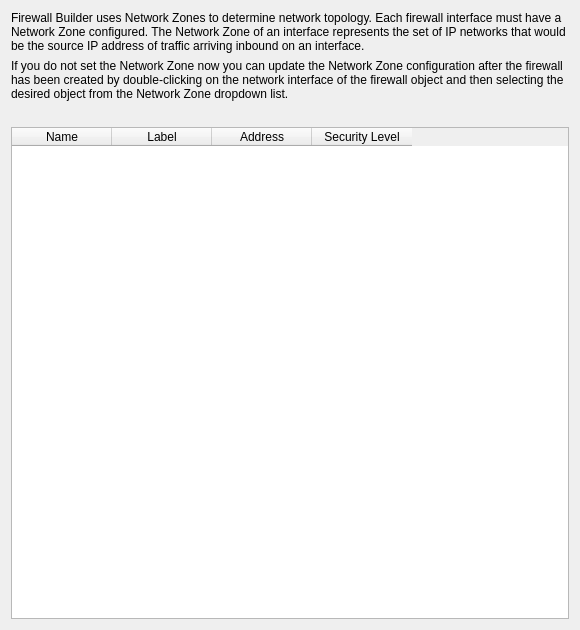
<?xml version="1.0" encoding="UTF-8"?>
<ui version="4.0">
 <class>IC_NetworkZonesPage_q</class>
 <widget class="QWizardPage" name="IC_NetworkZonesPage_q">
  <property name="geometry">
   <rect>
    <x>0</x>
    <y>0</y>
    <width>580</width>
    <height>630</height>
   </rect>
  </property>
  <property name="windowTitle">
   <string>WizardPage</string>
  </property>
  <layout class="QGridLayout" name="gridLayout">
   <item row="0" column="0">
    <widget class="QLabel" name="label666_2">
     <property name="text">
      <string>Firewall Builder uses Network Zones to determine network topology. Each firewall interface must have a Network Zone configured. The Network Zone of an interface represents the set of IP networks that would be the source IP address of traffic arriving inbound on an interface.</string>
     </property>
     <property name="alignment">
      <set>Qt::AlignmentFlag::AlignLeading|Qt::AlignmentFlag::AlignLeft|Qt::AlignmentFlag::AlignVCenter</set>
     </property>
     <property name="wordWrap">
      <bool>true</bool>
     </property>
    </widget>
   </item>
   <item row="1" column="0">
    <widget class="QLabel" name="label_2">
     <property name="text">
      <string>If you do not set the Network Zone now you can update the Network Zone configuration after the firewall has been created by double-clicking on the network interface of the firewall object and then selecting the desired object from the Network Zone dropdown list.</string>
     </property>
     <property name="wordWrap">
      <bool>true</bool>
     </property>
    </widget>
   </item>
   <item row="2" column="0">
    <widget class="QLabel" name="label_4">
     <property name="text">
      <string/>
     </property>
     <property name="pixmap">
      <pixmap resource="MainRes.qrc">:/Images/network_zone_dialog.png</pixmap>
     </property>
     <property name="alignment">
      <set>Qt::AlignmentFlag::AlignCenter</set>
     </property>
    </widget>
   </item>
   <item row="3" column="0">
    <widget class="QFrame" name="frame160_2">
     <property name="minimumSize">
      <size>
       <width>0</width>
       <height>150</height>
      </size>
     </property>
     <property name="frameShape">
      <enum>QFrame::Shape::NoFrame</enum>
     </property>
     <property name="frameShadow">
      <enum>QFrame::Shadow::Sunken</enum>
     </property>
     <layout class="QGridLayout" name="gridLayout_10">
      <property name="margin" stdset="0">
       <number>0</number>
      </property>
      <item row="0" column="0">
       <widget class="QTableWidget" name="iface_nz_list">
        <property name="showGrid">
         <bool>true</bool>
        </property>
        <property name="sortingEnabled">
         <bool>true</bool>
        </property>
        <column>
         <property name="text">
          <string>Name</string>
         </property>
        </column>
        <column>
         <property name="text">
          <string>Label</string>
         </property>
        </column>
        <column>
         <property name="text">
          <string>Address</string>
         </property>
        </column>
        <column>
         <property name="text">
          <string>Security Level</string>
         </property>
        </column>
       </widget>
      </item>
     </layout>
    </widget>
   </item>
  </layout>
 </widget>
 <resources>
  <include location="MainRes.qrc"/>
  <include location="../MainRes.qrc"/>
 </resources>
 <connections/>
</ui>
